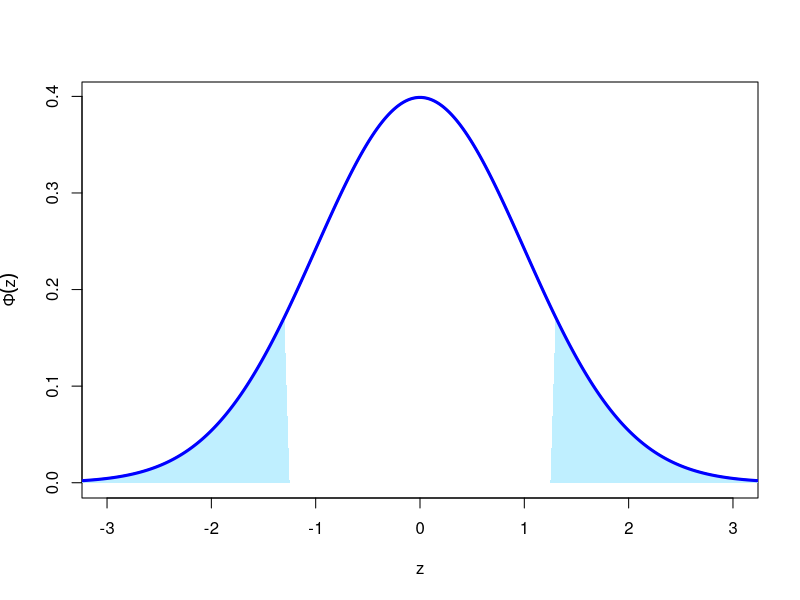

Generate this figure with R:
## ---- chunk 1
pnorm(8.1, 8, 0.04)
## ---- chunk 2
pnorm(1.45, 0, 1)
## ---- chunk 3
pnorm(1.45)
## ---- chunk 4
pnorm(0.33, lower.tail = FALSE)
## ---- chunk 5
1 - pnorm(0.33)
## ---- chunk 6
mu <- 8
sigma <- 0.04
pnorm(8.05, mu, sigma) - pnorm(7.95, mu, sigma)
## ---- chunk 7
mu <- 8
sigma <- 0.04
c(qnorm(0.0005, mu, sigma), qnorm(0.9995, mu, sigma))
## ---- chunk 8
curve(dnorm, from = -4, to = 4, n = 1001, xlim = c(-3, 3), lwd = 2, col = "blue", xlab = "z", ylab = expression(Phi(z)))

rng <- seq(-3.5, -1.25, by = 0.1)
xpol <- c(-3.5, rng, -1.25)
ypol <- c(0, dnorm(rng), 0)
polygon(xpol, ypol, col = "lightblue1", border = NA)

rng <- seq(3.5, 1.25, by = -0.1)
xpol <- c(3.5, rng, 1.25)
ypol <- c(0, dnorm(rng), 0)
polygon(xpol, ypol, col = "lightblue1", border = NA)

curve(dnorm, from = -4, to = 4, n = 1001, lwd = 3, col = "blue", add = TRUE)
